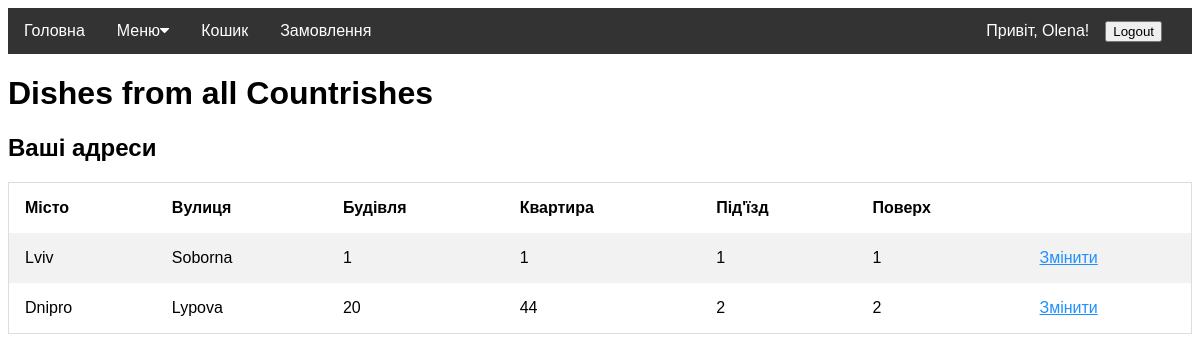
The page /user/address (signed in) on the database its author committed.
### models.py (models this page shows, shortened)
class Address(Base):
    __tablename__ = 'Addresses'
    id = Column(Integer, primary_key=True)
    city = Column(String(120))
    street = Column(String(120))
    building = Column(String(120))
    apt = Column(Integer)
    floor = Column(Integer)
    entrance = Column(Integer)
    user = Column(Integer, ForeignKey('Users.id'))
    user_info = relationship('User', back_populates='address')

### app.py (the view)
@app.route('/user/address', methods=['GET', 'POST'])
def get_address():
    if session.get('id'):
        addresses = database.db_session.query(models.Address).where(models.Address.user == session['id']).all()
        return render_template('addresses.html', addresses=addresses, user=session)
    return app.redirect("/user/login", code=302)

### templates/addresses.html
{% extends 'base.html' %}
{% block content %}
    <h2>Ваші адреси</h2>
    <table>
        <tr>
            <th>Місто</th>
            <th>Вулиця</th>
            <th>Будівля</th>
            <th>Квартира</th>
            <th>Під'їзд</th>
            <th>Поверх</th>
            <th></th>
        </tr>
        {% for address in addresses %}
            <tr>
                <td>{{ address.city }}</td>
                <td>{{ address.street }}</td>
                <td>{{ address.building }}</td>
                <td>{{ address.apt }}</td>
                <td>{{ address.entrance }}</td>
                <td>{{ address.floor }}</td>
                <td><a href="{{ url_for("get_user_address_by_id", id=address.id) }}">Змінити</a></td>
            </tr>
    {% endfor %}
    </table>
{% endblock %}

### static/styles.css (style rules this page uses)
* { box-sizing: border-box }
a { color: dodgerblue; }
* { box-sizing: border-box; }
table { border-collapse: collapse; border-spacing: 0; width: 100%; border: 1px solid #ddd; }
th, td { text-align: left; padding: 16px; }
tr:nth-child(even) { background-color: #f2f2f2; }

### rows shown on the page
Address: city "Lviv", street "Soborna", building "1", apt "1", entrance "1", floor "1"
Address: city "Dnipro", street "Lypova", building "20", apt "44", entrance "2", floor "2"

### other values the page prints
{{ user.first_name }} "Olena"
